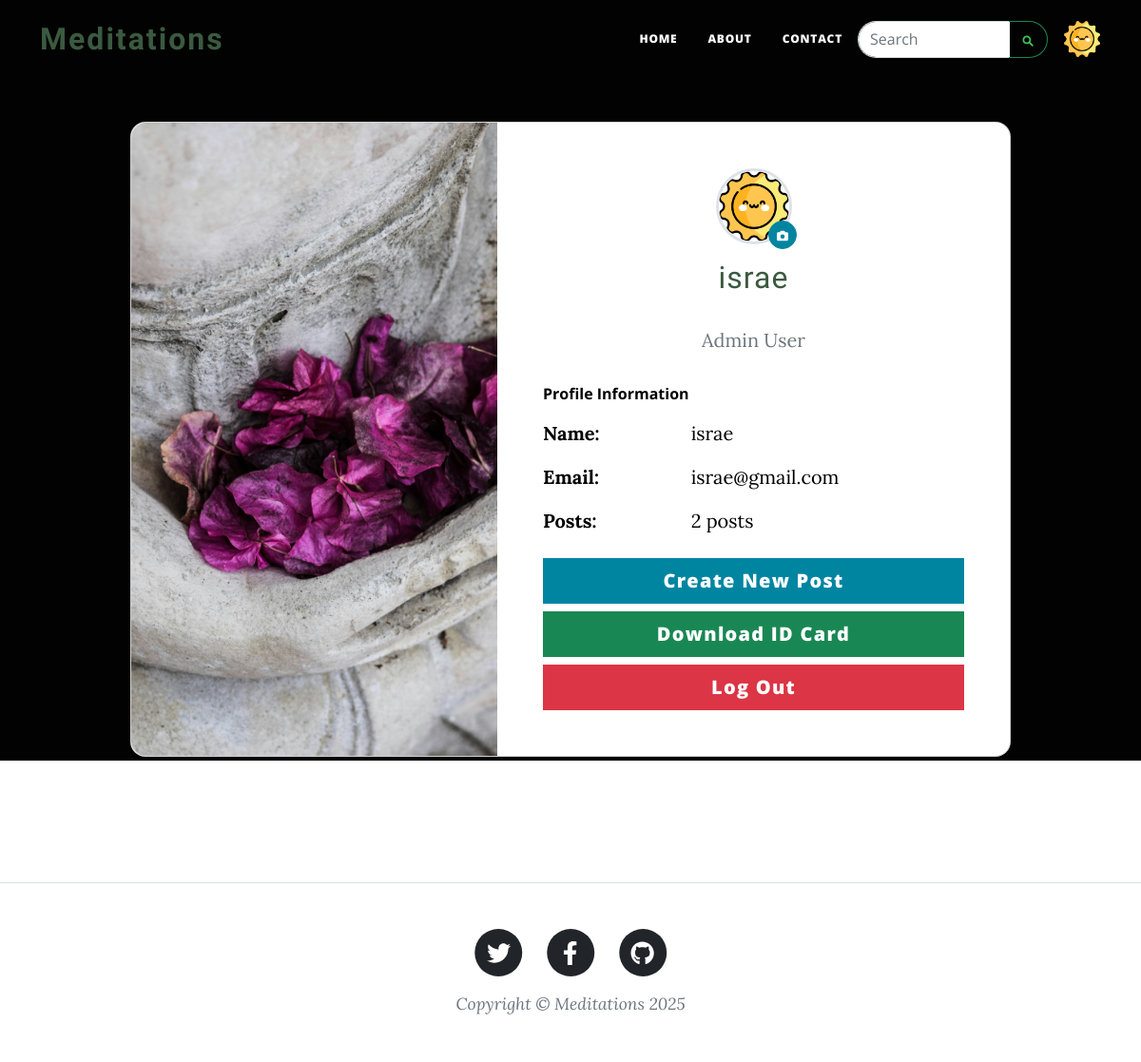
The app's page /profile (signed in) with its own data.
### server.py (models this page shows)
class User(UserMixin, db.Model):
    id: Mapped[int] = mapped_column(Integer, primary_key=True)
    email: Mapped[str] = mapped_column(String(100), unique=True)
    password: Mapped[str] = mapped_column(String(100))
    name: Mapped[str] = mapped_column(String(1000))
    role: Mapped[str] = mapped_column(String(20), default='regular', nullable=False)
    date_joined: Mapped[str] = mapped_column(String(100), default=None, nullable=True)
    profile_picture: Mapped[str] = mapped_column(String(100), default='default_profile.jpg', nullable=True)
    posts: Mapped[list['BlogPost']] = relationship(back_populates='author')
    comments: Mapped[list['Comment']] = relationship(back_populates='author')

### server.py (the view, shortened to what this page needs)
@app.route('/profile', methods=['GET', 'POST'])
@login_required
def profile():
    upload_form = ProfilePictureForm()
    return render_template('profile.html',
                         page_title="Your Profile",
                         page_subtitle="Manage your account and settings",
                         page_background_type="image",
                         page_background_image=url_for('static', filename='profile_bg.jpg'),
                         year=get_current_year(),
                         upload_form=upload_form)

### server.py
class ProfilePictureForm(FlaskForm):
    profile_picture = FileField('Profile Picture', validators=[Optional()])
    submit = SubmitField('Update Picture')

### server.py (called while the page is built)
@login_manager.user_loader
def load_user(user_id):
    return User.query.get(int(user_id))

def get_current_year():
    return date.today().year

### templates/profile.html (shortened to what this page needs)
{% extends "base.html" %}
{% set show_header = false %}
{% block content %}
<section class="vh-100" style="background-color: rgb(2, 2, 2); padding-top: 80px; padding-bottom: 2rem;">
    <div class="container py-5 h-100">
        <div class="row d-flex justify-content-center align-items-center h-100">
            <div class="col col-xl-10">
                <div class="card" style="border-radius: 1rem;">
                    <div class="row g-0">
                        <div class="col-md-6 col-lg-5 d-none d-md-block">
                            <img src="{{ url_for('static', filename='about_img.jpg') }}"
                                alt="profile background" class="img-fluid" style="border-radius: 1rem 0 0 1rem; height: 100%; object-fit: cover;" />
                        </div>
                        <div class="col-md-6 col-lg-7 d-flex align-items-center">
                            <div class="card-body p-4 p-lg-5 text-black">
                                <div class="text-center mb-4">
                                    <div class="position-relative d-inline-block">
                                        <img src="{{ url_for('static', filename=current_user.profile_picture or 'default_profile.jpg') }}"
                                             alt="Profile"
                                             style="width: 80px; height: 80px; border-radius: 50%; object-fit: cover; border: 3px solid #dee2e6;">
                                        <button type="button" class="btn btn-primary btn-sm position-absolute"
                                                style="bottom: -5px; right: -5px; border-radius: 50%; width: 30px; height: 30px; padding: 0;"
                                                data-bs-toggle="modal" data-bs-target="#uploadModal">
                                            <i class="fas fa-camera" style="font-size: 12px;"></i>
                                        </button>
                                    </div>
                                    <h4 class="fw-normal medieval-brand mt-3 mb-1" style="letter-spacing: 1px;">{{ current_user.name }}</h4>
                                    <p class="text-muted">{{ current_user.role.title() }} User</p>
                                </div>
                                <div class="mb-4">
                                    <h6 class="fw-bold mb-3">Profile Information</h6>
                                    <div class="row mb-3">
                                        <div class="col-sm-4">
                                            <strong>Name:</strong>
                                        </div>
                                        <div class="col-sm-8">
                                            {{ current_user.name }}
                                        </div>
                                    </div>
                                    <div class="row mb-3">
                                        <div class="col-sm-4">
                                            <strong>Email:</strong>
                                        </div>
                                        <div class="col-sm-8">
                                            {{ current_user.email }}
                                        </div>
                                    </div>
                                    <div class="row mb-3">
                                        <div class="col-sm-4">
                                            <strong>Posts:</strong>
                                        </div>
                                        <div class="col-sm-8">
                                            {{ current_user.posts|length }}
                                            {% if current_user.posts|length == 1 %}post{% else %}posts{% endif %}
                                        </div>
                                    </div>
                                </div>
                                <div class="d-grid gap-2">
                                    {% if current_user.role == 'admin' %}
                                    <a href="{{ url_for('add_post') }}" class="btn btn-primary btn-lg">Create New Post</a>
                                    {% endif %}
                                    <a href="{{ url_for('download') }}" target="_blank" class="btn btn-success btn-lg">Download ID Card</a>
                                    <a href="{{ url_for('logout') }}" class="btn btn-danger btn-lg">Log Out</a>
                                </div>
                            </div>
                        </div>
                    </div>
                </div>
            </div>
        </div>
    </div>
</section>
{% endblock %}

### templates/header.html (shortened to what this page needs)
<!DOCTYPE html>
<html lang="en">
<head>
</head>
<body>
    <nav class="navbar navbar-expand-lg navbar-light" id="mainNav">
        <div class="container">
            <a class="navbar-brand medieval-brand" href="{{ url_for('home') }}">Meditations</a>
            <div class="collapse navbar-collapse" id="navbarResponsive">
                <ul class="navbar-nav ms-auto py-4 py-lg-0">
                    <li class="nav-item"><a class="nav-link px-lg-3 py-3 py-lg-4" href="{{ url_for('home') }}">Home</a></li>
                    <li class="nav-item"><a class="nav-link px-lg-3 py-3 py-lg-4" href="{{ url_for('about') }}">About</a></li>
                    <li class="nav-item"><a class="nav-link px-lg-3 py-3 py-lg-4" href="{{ url_for('contact') }}">Contact</a></li>
                </ul>
                <form class="form-inline my-2 my-lg-0 d-flex align-items-center me-3">
                    <div class="input-group" style="max-width: 200px;">
                        <input class="form-control" type="search" placeholder="Search" aria-label="Search" style="border-radius: 20px 0 0 20px; border-right: none;">
                        <button class="btn btn-outline-success" type="submit" style="border-radius: 0 20px 20px 0; border-left: none; padding: 8px 12px;">
                        </button>
                    </div>
                </form>
                {% if current_user.is_authenticated %}
                <div class="d-flex align-items-center">
                    <a href="{{ url_for('profile') }}" class="nav-link">
                        <img src="{{ url_for('static', filename=current_user.profile_picture or 'default_profile.jpg') }}" alt="Profile" style="width: 40px; height: 40px; border-radius: 50%; object-fit: cover;">
                    </a>
                </div>
                {% endif %}
            </div>
        </div>
    </nav>
</body>
</html>

### records on screen
User: profile_picture (picture), name "israe", role "Admin", email "israe@gmail.com"

### other values on screen
{{ current_user.posts|length }} "2"
{{ year if year else '2024' }} "2025"
